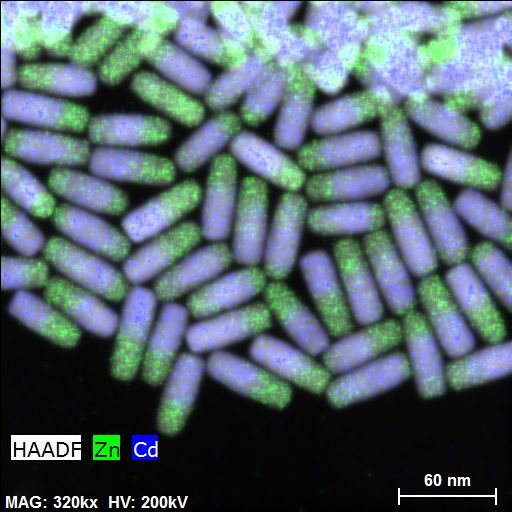
#> input picture Demo.jpg, 512 x 512 px
$ python uwatershedseg_ind_2color.py
#> lines starting #> are read from the running program, lines starting #| are printed output that depends on the picture; after the words box and inside, x2 and y2 are one past the last pixel; in counts of white or black regions, pixels touching at a corner belong together
# -*- coding: utf-8 -*-
"""
Created on Thu Sep 17 16:25:32 2020

@author: rkatz
"""

from matplotlib import pyplot as plt
from skimage.segmentation import clear_border
import cv2
import numpy as np
import os
import fnmatch
import sys


def seg_water(filename):

#> called with filename = 'Demo.jpg'
    img1 = cv2.imread(filename)
#> img1 is the input picture: shape (512, 512, 3); mean B, G, R 111.6, 103.7, 86.1
    #plt.imshow(img1)
    crop_img = img1[0:400, :]
    img = cv2.cvtColor(crop_img, cv2.COLOR_BGR2GRAY)
    blur = cv2.bilateralFilter(img,1,10,10)
    #plt.imshow(blur)
    #plt.show()
    ret, thresh = cv2.threshold(blur, 0, 255, cv2.THRESH_BINARY+cv2.THRESH_OTSU)
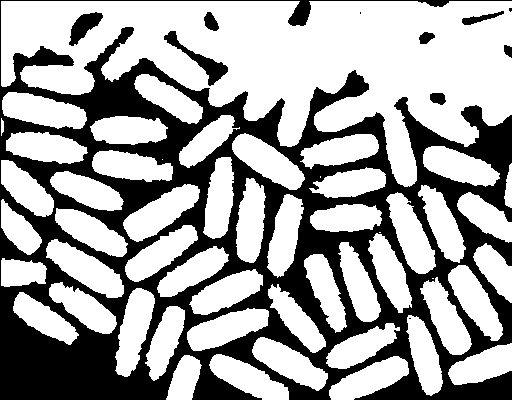
#> thresh: shape (400, 512); 63.8% white; 11 black regions (3 under 20 px), largest, box (x1, y1, x2, y2) and area: (0, 0, 512, 400) 72100, (164, 31, 228, 86) 776, (69, 12, 103, 46) 564
#> ret = 106


    #Watershed Segmentation
    kernel = np.ones((3,3), np.uint8)
    opening = cv2.morphologyEx(thresh, cv2.MORPH_OPEN, kernel, iterations= 3)
#> opening: shape (400, 512); 63% white; 8 black regions (1 under 20 px), largest, box (x1, y1, x2, y2) and area: (0, 0, 512, 400) 74399, (69, 12, 103, 46) 570, (462, 8, 512, 25) 242
    #plt.imshow(thresh)
    #plt.show()

    #throwout particles on edges
    opening = clear_border(opening)
#> opening: shape (400, 512); 34.1% white; 40 white regions, largest, box (x1, y1, x2, y2) and area: (47, 240, 124, 298) 2137, (124, 185, 199, 241) 2129, (2, 92, 86, 129) 2106

    #find background and particles
    sure_bg = cv2.dilate(opening, kernel, iterations= 1)
#> sure_bg: shape (400, 512); 38.7% white; 39 white regions, largest, box (x1, y1, x2, y2) and area: (0, 159, 127, 258) 3906, (46, 239, 125, 299) 2411, (123, 184, 200, 242) 2395
    dist_transform = cv2.distanceTransform(opening, cv2.DIST_L2, 3)
    #plt.imshow(sure_bg)
    #plt.show()


    ret2, sure_part = cv2.threshold(dist_transform, 0.1*dist_transform.max(), 255, 0)
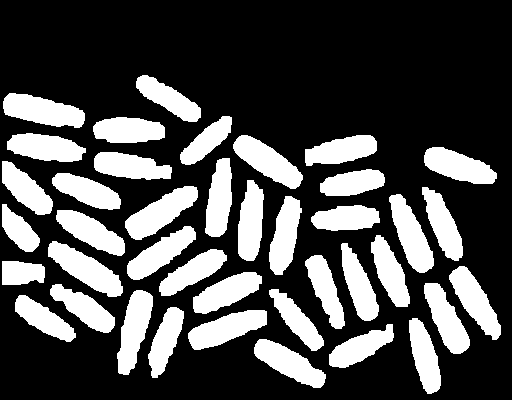
#> sure_part: shape (400, 512) float32; 29.7% white; 40 white regions, largest, box (x1, y1, x2, y2) and area: (125, 186, 198, 240) 1871, (48, 241, 123, 297) 1871, (3, 93, 85, 128) 1864
#> ret2 = 1.51
    sure_part = np.uint8(sure_part)
    #plt.imshow(sure_part)
    #plt.show()
    unk = cv2.subtract(sure_bg, sure_part)
#> unk: shape (400, 512); 9% white in thin lines or dots, all inside (x1, y1, x2, y2) = (0, 73, 503, 396)
    #plt.imshow(unk)
    #plt.show()
    ret3, markers = cv2.connectedComponents(sure_part)
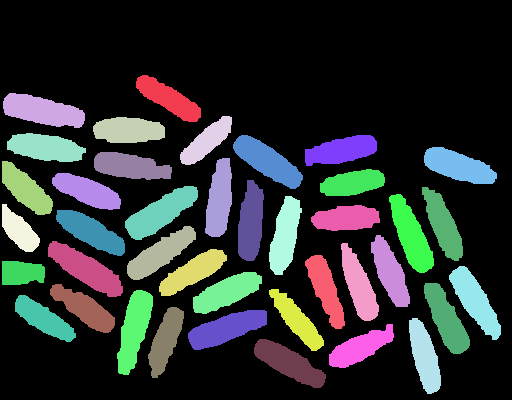
#> markers: shape (400, 512) int32; 41 distinct labels, from 0 to 40; one colour per label, 0 black
#> ret3 = 41
    markers = markers+10
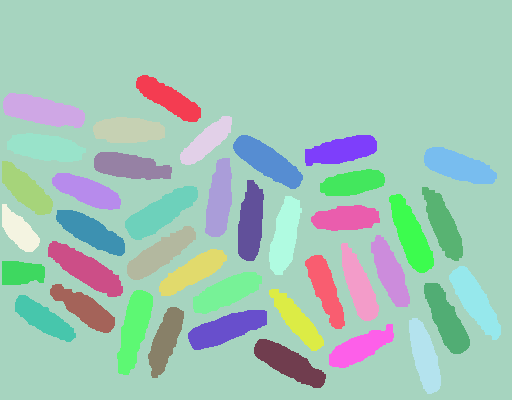
#> markers: shape (400, 512) int32; 41 distinct labels, from 10 to 50; one colour per label, 0 black
    markers[unk==255] = 0
    plt.imshow(markers)
    plt.show()

    #watershead segmentation
    markers = cv2.watershed(crop_img, markers)
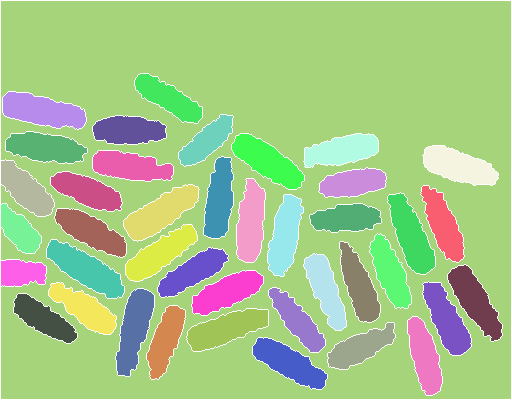
#> markers: shape (400, 512) int32; 42 distinct labels, from -1 to 50; one colour per label, 0 black, -1 white
#> (printed output is left out)
    return markers


def rotate_bound(image, center, angle,contour):
    # grab the dimensions of the image and then determine the
    # center
    (h, w) = image.shape[:2]
    (cX, cY) = (center[0],center[1])
    # grab the rotation matrix (applying the negative of the
    # angle to rotate clockwise), then grab the sine and cosine
    # (i.e., the rotation components of the matrix)
    M = cv2.getRotationMatrix2D((cX, cY), angle, 1.0)
    cos = np.abs(M[0, 0])
    sin = np.abs(M[0, 1])
    # compute the new bounding dimensions of the image
    nW = int((h * sin) + (w * cos))
    nH = int((h * cos) + (w * sin))
    # adjust the rotation matrix to take into account translation
    M[0, 2] += (nW / 2) - cX
    M[1, 2] += (nH / 2) - cY
    # compute the coordinates of the center
    center=np.hstack([center,np.ones(1)])
    center_rotated=M.dot(center)
    #rotate contour points and extract the bounding boxes
    cont_new=[]
    bb={}


    for cnt in contour[:,0]:

        #sys.exit()
        b=np.hstack([cnt[0], cnt[1],np.ones(1)])

        cont_new.append(M.dot(b))
    cont_new=np.array(cont_new)
    bb['ymin'],bb['ymax']=int(cont_new[:,0].min())-1,int(cont_new[:,0].max())+1
    bb['xmin'],bb['xmax']=int(cont_new[:,1].min())-1,int(cont_new[:,1].max())+1

    # perform the actual rotation and return the i mage
    return cv2.warpAffine(image, M, (nW, nH), flags=cv2.INTER_LINEAR),center_rotated, bb

list_imt=[]
list_or=[]
list_ms=[]
def save_ind(markers,im_cation,folder):
#> called with im_cation = 'Demo.jpg', folder = '.'
    img1 = cv2.imread(im_cation)
    plt.imshow(img1)

#    img2=np.swapaxes(img1,0,1)
    img2 = img1[0:400,:,:]
    plt.imshow(img2)

    count=0
    print(f'Number of unique markers {len(np.unique(markers))}')
#| Number of unique markers 42

    for i in np.unique(markers):


        if i <= 10 :
            pass
        else :
            print(f'Saving particle: {i}')
            markers1=np.where(markers == i ,0,1)
            markers1 = markers1.astype(np.uint8)

            markers2=np.where(markers == i ,1,0)
            markers2 = markers2.astype(np.uint8)

#            print('image3{}'.format(img3.shape))
            mask=np.empty_like(img2)
            for j in range(3):
                mask[:,:,j]=markers2[:,:]
# [9 lines of commented-out code are left out]
            img3=np.multiply(img2,mask)
            plt.imshow(img3)
            #plt.imshow(markers1)
            list_imt.append(img1)


            cont_ret, h= cv2.findContours(markers1, cv2.RETR_TREE, cv2.CHAIN_APPROX_SIMPLE)

            #print (cont_ret[1])

            #print(cont_ret[1].shape)

            cont_ret = cont_ret[1]

            if len(cont_ret) <= 5:

                pass
            else:

                e=cv2.fitEllipse(cont_ret)
                particle, center_rotated,bb=rotate_bound(markers1,e[0],e[2],cont_ret)

                img4,_,_=rotate_bound(img3,e[0],e[2],cont_ret)

                count += 1
                particle2=particle[bb['xmin']:bb['xmax'],bb['ymin']:bb['ymax']]

                img4=img4[bb['xmin']:bb['xmax'],bb['ymin']:bb['ymax']]

                img = cv2.convertScaleAbs(particle2, alpha=(255.0))
    #            img3 = cv2.convertScaleAbs(img3, alpha=(255.0))
                #cv2.imwrite(os.path.join('Data','{}_{}.png'.format(folder,count)),img)
                #cv2.imwrite(os.path.join('Data','im{}_{}.png'.format(folder,count)),img4)
                print(f'{img.shape}')
                #img = cv2.resize(img, (1000,1000))
                #img4 = cv2.resize(img4, (200,200))
                print(f'{img.shape}')
                cv2.imwrite(f'./{count}_{filename}.png',img4)
#> this loop made 42 passes
#> (i, e) on passes 3 to 7: (11, ((168.4, 98.19), (25.29, 88.02), 120.8)), (12, ((38.26, 109.8), (28.81, 106.9), 101.2)), (13, ((128, 129.8), (28.48, 78.38), 91.2)), (14, ((206.6, 140.8), (25.43, 71.98), 48.47)), (15, ((44.58, 147.2), (28.29, 87.33), 97.51))
#> i on passes 1, 2, 28, 29, 30, 31: -1, 10, 36, 37, 38, 39
#> (printed output is left out)
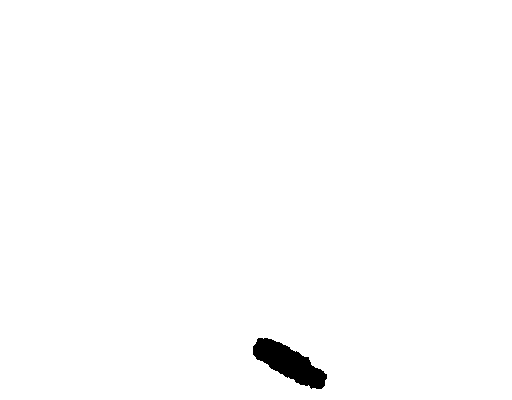
#> markers1: shape (400, 512); values 0 (black) and 1 (white), 99.1% white; 1 black region, box (x1, y1, x2, y2) and area: (253, 338, 327, 389) 1869
#> particle2: shape (85, 31); values 0 (black) and 1 (white), 29% white; 7 white regions (6 under 20 px), largest, box (x1, y1, x2, y2) and area: (0, 0, 31, 85) 739
                #cv2.imwrite(f'./{count}_cutout_img.png',img)


#initialize the dict of file to be segmented
dict_fil={}
iden=0


filename = 'Demo.jpg'
print(f'filename: {filename}')
markers = seg_water(filename)
print(markers, markers.shape)
save_ind(markers,filename,'.')


#fig, axes = plt.subplots(nrows=1,ncols=2,sharex=False,sharey=False,figsize=(10,10))
#axes[0].imshow(img1
##                ,cmap='gray',origin='lower')
#axes[1].imshow(markers
#                ,cmap='gray',origin='lower')
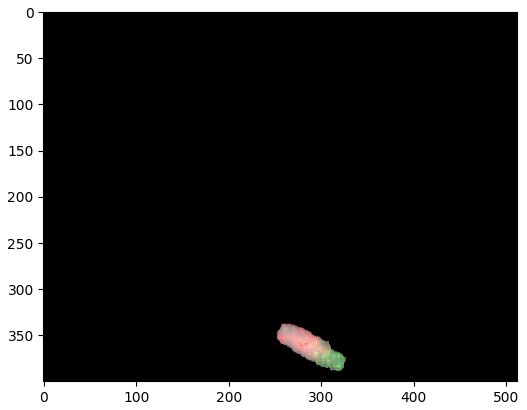
#> figure drawn by matplotlib, 1 panel; B, G, R data is drawn as R, G, B
